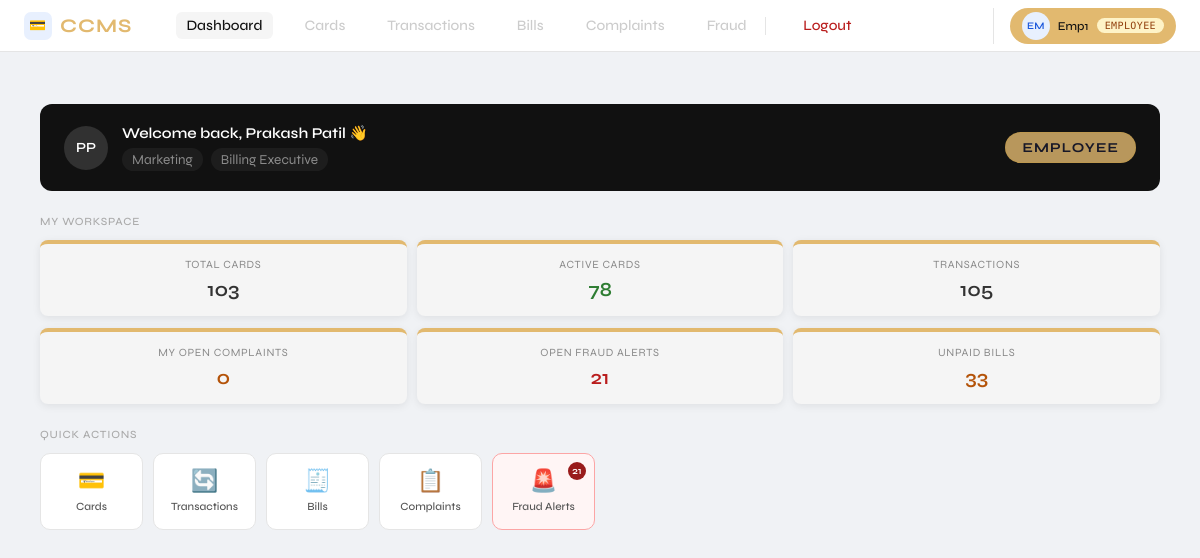
/employee/dashboard (signed in), run on the app's committed database.
### tables this page shows
CREATE TABLE CARD_EMPLOYEE(
        Emp_id      INTEGER PRIMARY KEY AUTOINCREMENT,
        F_name      TEXT NOT NULL,
        L_name      TEXT NOT NULL,
        Department  TEXT NOT NULL,
        Role        TEXT NOT NULL,
        Contact_no  TEXT NOT NULL UNIQUE );

### app.py (the view)
@app.route('/employee/dashboard')
@login_required
@role_required('employee')
def emp_dashboard():
    db = get_db()
    emp = db.execute("SELECT * FROM CARD_EMPLOYEE WHERE Emp_id=?",
                     (session['linked_id'],)).fetchone()
    stats = {
        'total_cards':     db.execute("SELECT COUNT(*) FROM CREDIT_CARD").fetchone()[0],
        'active_cards':    db.execute("SELECT COUNT(*) FROM CREDIT_CARD WHERE Card_status='Active'").fetchone()[0],
        'total_txns':      db.execute("SELECT COUNT(*) FROM TRANSACTIONS").fetchone()[0],
        'open_complaints': db.execute("SELECT COUNT(*) FROM COMPLAINT WHERE Status='Open' AND Emp_id=?",
                                      (session['linked_id'],)).fetchone()[0],
        'open_fraud':      db.execute("SELECT COUNT(*) FROM FRAUD_ALERT WHERE Alert_status='Open'").fetchone()[0],
        'unpaid_bills':    db.execute("SELECT COUNT(*) FROM BILL_STATEMENT WHERE Bill_status='Unpaid'").fetchone()[0],
    }
    db.close()
    return render_template('employee/dashboard.html', emp=emp, stats=stats)

### app.py (called while the page is built)
def get_db():
    conn = sqlite3.connect(DB)
    conn.row_factory = sqlite3.Row
    conn.execute("PRAGMA foreign_keys = ON")
    return conn

def login_required(f):
    @wraps(f)
    def decorated(*args, **kwargs):
        if 'user_id' not in session:
            flash('Please login first.', 'warning')
            return redirect(url_for('login'))
        return f(*args, **kwargs)
    return decorated

def role_required(*roles):
    def decorator(f):
        @wraps(f)
        def decorated(*args, **kwargs):
            if session.get('role') not in roles:
                flash('Access denied.', 'danger')
                return redirect(url_for('login'))
            return f(*args, **kwargs)
        return decorated
    return decorator

### templates/employee/dashboard.html (shortened to what this page needs)
{% extends "base.html" %}
{% block content %}
<div class="wrap">
  <div class="welcome-banner">
    <div class="welcome-left">
      <div class="welcome-avatar">{{ emp.F_name[0] }}{{ emp.L_name[0] }}</div>
      <div>
        <div class="welcome-name">Welcome back, {{ emp.F_name }} {{ emp.L_name }} 👋</div>
        <div class="welcome-meta">
          <span class="meta-pill">{{ emp.Department }}</span>
          <span class="meta-pill">{{ emp.Role }}</span>
        </div>
      </div>
    </div>
    <span class="role-badge">Employee</span>
  </div>
  <div class="section-label">My Workspace</div>
  <div class="stats-row" style="grid-template-columns:repeat(3,minmax(0,1fr));margin-bottom:12px;">
    <div class="stat-card">
      <div class="stat-label">Total Cards</div>
      <div class="stat-val">{{ stats.total_cards }}</div>
    </div>
    <div class="stat-card">
      <div class="stat-label">Active Cards</div>
      <div class="stat-val success">{{ stats.active_cards }}</div>
    </div>
    <div class="stat-card">
      <div class="stat-label">Transactions</div>
      <div class="stat-val">{{ stats.total_txns }}</div>
    </div>
  </div>
  <div class="stats-row" style="grid-template-columns:repeat(3,minmax(0,1fr));margin-bottom:24px;">
    <div class="stat-card">
      <div class="stat-label">My Open Complaints</div>
      <div class="stat-val warning">{{ stats.open_complaints }}</div>
    </div>
    <div class="stat-card">
      <div class="stat-label">Open Fraud Alerts</div>
      <div class="stat-val danger">{{ stats.open_fraud }}</div>
    </div>
    <div class="stat-card">
      <div class="stat-label">Unpaid Bills</div>
      <div class="stat-val warning">{{ stats.unpaid_bills }}</div>
    </div>
  </div>
  <div class="section-label">Quick Actions</div>
  <div class="quick-links">
    <a href="{{ url_for('emp_cards') }}" class="ql-card">
      <div class="ql-icon">💳</div>
      <div class="ql-label">Cards</div>
    </a>
    <a href="{{ url_for('emp_transactions') }}" class="ql-card">
      <div class="ql-icon">🔄</div>
      <div class="ql-label">Transactions</div>
    </a>
    <a href="{{ url_for('emp_bills') }}" class="ql-card">
      <div class="ql-icon">🧾</div>
      <div class="ql-label">Bills</div>
    </a>
    <a href="{{ url_for('emp_complaints') }}" class="ql-card {% if stats.open_complaints > 0 %}ql-alert{% endif %}">
      <div class="ql-icon">📋</div>
      <div class="ql-label">Complaints</div>
    </a>
    <a href="{{ url_for('emp_fraud') }}" class="ql-card {% if stats.open_fraud > 0 %}ql-alert{% endif %}">
      <div class="ql-icon">🚨</div>
      <div class="ql-label">Fraud Alerts</div>
      {% if stats.open_fraud > 0 %}
      <span class="ql-badge">{{ stats.open_fraud }}</span>
      {% endif %}
    </a>
  </div>
</div>
{% endblock %}

### static/style.css (style rules this page uses)
* { box-sizing: border-box; margin: 0; padding: 0; }
body { font-family: 'Segoe UI', sans-serif; background: #f0f2f5; color: #333; }
.stat-card { background: #fff; border-radius: 12px; padding: 20px; text-align: center; box-shadow: 0 2px 8px rgba(0,0,0,0.08); border-top: 4px solid #e2b96f; }
.welcome-banner { background: linear-gradient(135deg, #1a1a2e, #0f3460); color: #fff; border-radius: 12px; padding: 20px 24px; margin-bottom: 24px; display: flex; align-items: center; justify-content: space-between; }
.welcome-banner span { font-size: 0.85rem; opacity: 0.8; }
.welcome-banner .role-badge { background: #e2b96f; color: #1a1a2e; padding: 6px 16px; border-radius: 20px; font-weight: 700; font-size: 0.85rem; }
.wrap { font-family: 'Syne', sans-serif; padding: 1.5rem 1rem; }
.stats-row { display: grid; grid-template-columns: repeat(4, minmax(0, 1fr)); gap: 10px; margin-bottom: 1.5rem; }
.stat-card { background: #f5f5f5; border-radius: 8px; padding: 14px 16px; }
.stat-label { font-size: 11px; letter-spacing: 0.06em; text-transform: uppercase; color: #888; margin-bottom: 6px; }
.stat-val { font-size: 20px; font-weight: 600; }
.stat-val.success { color: #2e7d32; }
.stat-val.warning { color: #b45309; }
.stat-val.danger { color: #b91c1c; }

### templates/employee/dashboard.html (style rules this page uses)
.section-label { font-size: 11px; font-weight: 500; letter-spacing: 0.07em; text-transform: uppercase; color: #aaa; margin: 0 0 12px; }
.welcome-banner { display: flex; align-items: center; justify-content: space-between; background: #111; border-radius: 12px; padding: 20px 24px; margin-bottom: 24px; color: #fff; }
.welcome-left { display: flex; align-items: center; gap: 14px; }
.welcome-avatar { width: 44px; height: 44px; border-radius: 50%; background: #fff2; display: flex; align-items: center; justify-content: center; font-size: 14px; font-weight: 600; flex-shrink: 0; }
.welcome-name { font-size: 15px; font-weight: 600; margin-bottom: 6px; }
.welcome-meta { display: flex; align-items: center; gap: 8px; flex-wrap: wrap; }
.meta-pill { display: inline-flex; align-items: center; font-size: 12px; color: #aaa; background: #fff1; padding: 3px 10px; border-radius: 20px; }
.role-badge { font-size: 10px; font-weight: 600; letter-spacing: 0.08em; text-transform: uppercase; padding: 4px 12px; border-radius: 20px; background: #fef3c720; color: #fbbf24; border: 0.5px solid #fbbf2430; }
.quick-links { display: grid; grid-template-columns: repeat(auto-fill, minmax(100px, 1fr)); gap: 10px; }
.ql-card { position: relative; display: flex; flex-direction: column; align-items: center; justify-content: center; gap: 8px; padding: 16px 10px; background: #fff; border: 0.5px solid #e5e5e5; border-radius: 10px; text-decoration: none; transition: background 0.12s, border-color 0.12s; }
.ql-card.ql-alert { border-color: #fca5a5; background: #fff5f5; }
.ql-icon { font-size: 22px; line-height: 1; }
.ql-label { font-size: 11px; font-weight: 500; color: #555; text-align: center; font-family: 'Syne', sans-serif; }
.ql-badge { position: absolute; top: 8px; right: 8px; min-width: 18px; height: 18px; border-radius: 99px; background: #991b1b; color: #fff; font-size: 10px; font-weight: 600; display: flex; align-items: center; justify-content: center; padding: 0 4px; }

### data on the page
CARD_EMPLOYEE: F_name "P", L_name "P", F_name "Prakash", L_name "Patil", Department "Marketing", Role "Billing Executive"

### other printed values
{{ session.username[0]|upper }} "E"
{{ session.username[1]|upper if session.username|length > 1 else '' }} "M"
{{ session.username|capitalize }} "Emp1"
{{ session.role }} "EMPLOYEE"
{{ stats.total_cards }} "103"
{{ stats.active_cards }} "78"
{{ stats.total_txns }} "105"
{{ stats.open_complaints }} "0"
{{ stats.open_fraud }} "21"
{{ stats.unpaid_bills }} "33"
